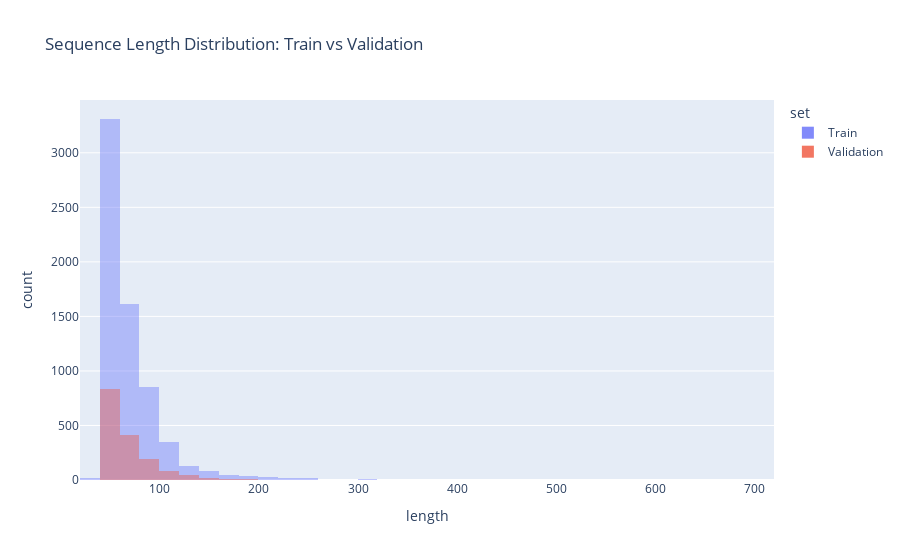

Write notebook code for a chart like this one.
### Markdown cell above
Second(to avoid always look at the first one) Train/validation split sequences lengths comparaison.

### Code cell
def get_set_sequences_lengths(set:DF, name:str) -> DF:
    return (
        set
        .groupby("sequence_id", observed=True)
        .size()
        .reset_index(name="length")
        .assign(set=name)
    )

full_se_lengths = pd.concat((
    get_set_sequences_lengths(folds[2][0], "Train"),
    get_set_sequences_lengths(folds[2][1], "Validation"),
))

fig = px.histogram(
    full_se_lengths,
    x="length",
    color="set",
    barmode="overlay",  # or 'group' if you want side-by-side bars
    nbins=50,           # adjust bin size if needed
    title="Sequence Length Distribution: Train vs Validation"
)

fig.update_traces(opacity=0.8)  # better visibility with overlay
fig.show()

### Figure 1 — Plotly figure (JSON) as saved in the notebook; plotly's stock layout.template omitted (floating-point values rounded to 4 significant figures; data arrays with more than 128 entries replaced by an {"elided": "..."} marker saying what was removed)
{"data": [{"bingroup": "x", "hovertemplate": "set=Train<br>length=%{x}<br>count=%{y}<extra></extra>", "legendgroup": "Train", "marker": {"color": "#636efa", "opacity": 0.5, "pattern": {"shape": ""}}, "name": "Train", "nbinsx": 50, "opacity": 0.8, "orientation": "v", "showlegend": true, "type": "histogram", "x": {"elided": "6521 int values"}, "xaxis": "x", "yaxis": "y"}, {"bingroup": "x", "hovertemplate": "set=Validation<br>length=%{x}<br>count=%{y}<extra></extra>", "legendgroup": "Validation", "marker": {"color": "#EF553B", "opacity": 0.5, "pattern": {"shape": ""}}, "name": "Validation", "nbinsx": 50, "opacity": 0.8, "orientation": "v", "showlegend": true, "type": "histogram", "x": {"elided": "1630 int values"}, "xaxis": "x", "yaxis": "y"}], "layout": {"barmode": "overlay", "legend": {"title": {"text": "set"}, "tracegroupgap": 0}, "title": {"text": "Sequence Length Distribution: Train vs Validation"}, "xaxis": {"anchor": "y", "domain": [0, 1], "title": {"text": "length"}}, "yaxis": {"anchor": "x", "domain": [0, 1], "title": {"text": "count"}}}}
